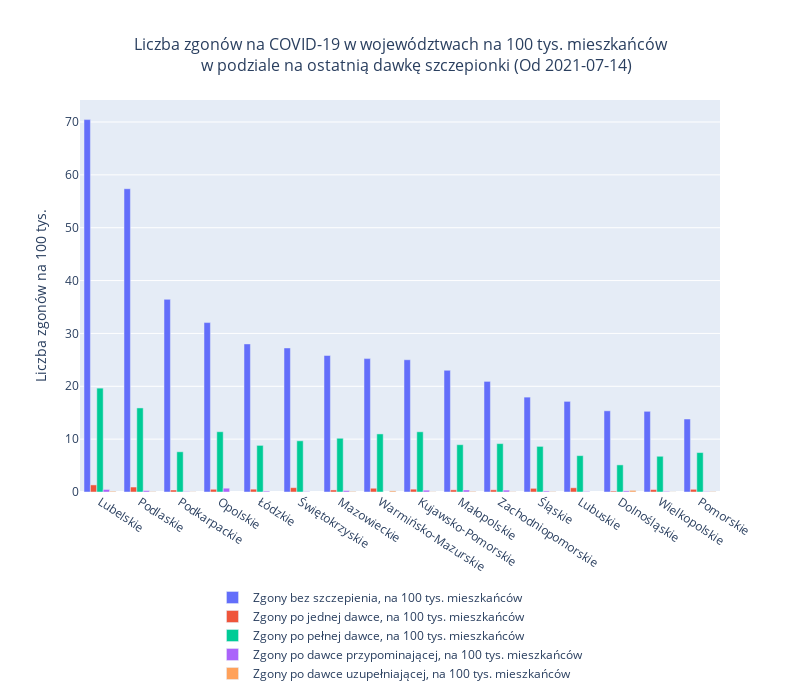

The code cell stored with this chart in its notebook:
### Code cell
from_date = datetime.date(2021,7,14)

df = prepare_df1(basiw.dfd, from_date, pop_dict)
plot_df1(from_date, df, basiw.image_dir)

### Figure 1 — Plotly figure (JSON) as saved in the notebook; plotly's stock layout.template omitted (floating-point values rounded to 4 significant figures)
{"data": [{"name": "Zgony bez szczepienia, na 100 tys. mieszkańców", "offsetgroup": "1", "type": "bar", "x": ["Lubelskie", "Podlaskie", "Podkarpackie", "Opolskie", "Łódzkie", "Świętokrzyskie", "Mazowieckie", "Warmińsko-Mazurskie", "Kujawsko-Pomorskie", "Małopolskie", "Zachodniopomorskie", "Śląskie", "Lubuskie", "Dolnośląskie", "Wielkopolskie", "Pomorskie"], "y": [70.46, 57.38, 36.44, 32.06, 28.02, 27.26, 25.83, 25.24, 25.02, 23.03, 20.93, 17.95, 17.15, 15.36, 15.27, 13.81]}, {"name": "Zgony po jednej dawce, na 100 tys. mieszkańców", "offsetgroup": "2", "type": "bar", "x": ["Lubelskie", "Podlaskie", "Podkarpackie", "Opolskie", "Łódzkie", "Świętokrzyskie", "Mazowieckie", "Warmińsko-Mazurskie", "Kujawsko-Pomorskie", "Małopolskie", "Zachodniopomorskie", "Śląskie", "Lubuskie", "Dolnośląskie", "Wielkopolskie", "Pomorskie"], "y": [1.342, 0.9406, 0.3781, 0.5137, 0.5357, 0.821, 0.3875, 0.7089, 0.5355, 0.4107, 0.4162, 0.6931, 0.7975, 0.1734, 0.4583, 0.5115]}, {"name": "Zgony po pełnej dawce, na 100 tys. mieszkańców", "offsetgroup": "3", "type": "bar", "x": ["Lubelskie", "Podlaskie", "Podkarpackie", "Opolskie", "Łódzkie", "Świętokrzyskie", "Mazowieckie", "Warmińsko-Mazurskie", "Kujawsko-Pomorskie", "Małopolskie", "Zachodniopomorskie", "Śląskie", "Lubuskie", "Dolnośląskie", "Wielkopolskie", "Pomorskie"], "y": [19.65, 15.91, 7.61, 11.4, 8.818, 9.687, 10.17, 10.99, 11.39, 8.948, 9.156, 8.63, 6.878, 5.132, 6.759, 7.459]}, {"name": "Zgony po dawce przypominającej, na 100 tys. mieszkańców", "offsetgroup": "4", "type": "bar", "x": ["Lubelskie", "Podlaskie", "Podkarpackie", "Opolskie", "Łódzkie", "Świętokrzyskie", "Mazowieckie", "Warmińsko-Mazurskie", "Kujawsko-Pomorskie", "Małopolskie", "Zachodniopomorskie", "Śląskie", "Lubuskie", "Dolnośląskie", "Wielkopolskie", "Pomorskie"], "y": [0.4793, 0.2565, 0.09454, 0.7192, 0.1648, 0.0821, 0.2583, null, 0.3408, 0.3814, 0.3567, 0.1789, 0.09969, 0.208, 0.1146, 0.08525]}, {"name": "Zgony po dawce uzupełniającej, na 100 tys. mieszkańców", "offsetgroup": "5", "type": "bar", "x": ["Lubelskie", "Podlaskie", "Podkarpackie", "Opolskie", "Łódzkie", "Świętokrzyskie", "Mazowieckie", "Warmińsko-Mazurskie", "Kujawsko-Pomorskie", "Małopolskie", "Zachodniopomorskie", "Śląskie", "Lubuskie", "Dolnośląskie", "Wielkopolskie", "Pomorskie"], "y": [0.1438, 0.08551, 0.04727, null, null, null, 0.1107, 0.2127, 0.04868, 0.1174, 0.05945, 0.08943, null, 0.3121, 0.02864, 0.08525]}], "layout": {"barmode": "group", "height": 700, "legend": {"title": {"text": ""}, "x": 0.5, "xanchor": "center", "y": -0.5}, "title": {"font": {"size": 16}, "text": "Liczba zgonów na COVID-19 w województwach na 100 tys. mieszkańców<br>        w podziale na ostatnią dawkę szczepionki (Od 2021-07-14)", "x": 0.5, "xanchor": "center"}, "uniformtext": {"minsize": 6, "mode": "show"}, "width": 800, "xaxis": {"tickangle": 33}, "yaxis": {"title": {"text": "Liczba zgonów na 100 tys."}}}}
